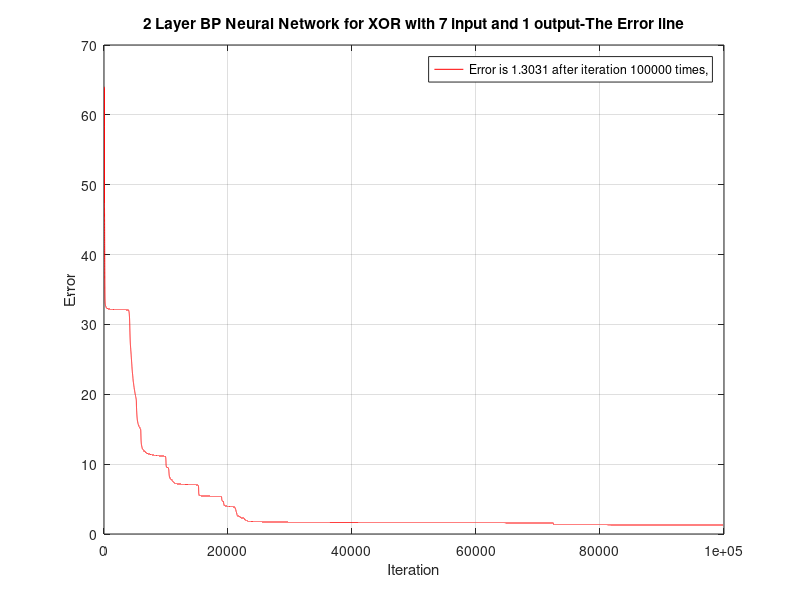
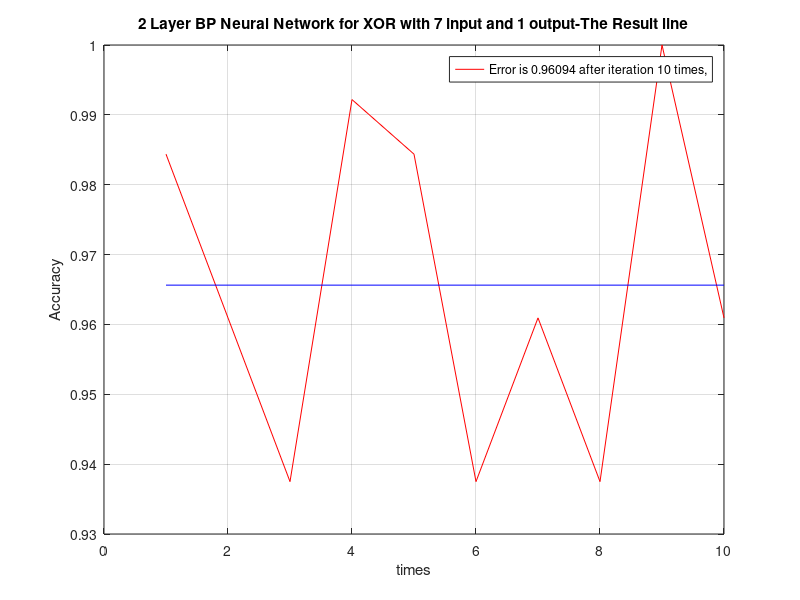

Write MATLAB code to recreate these figures, in order.
%% plot error
figure(1)
load XOR7_Error.txt
data=XOR7_Error;
plot(data,'r')
xlabel('Iteration')
ylabel('Error')
grid on
hold on
title('2 Layer BP Neural Network for XOR with 7 input and 1 output-The Error line')
legend(['Error is ',num2str(data(end)),' after iteration ',num2str(length(data)),' times,',])

%% plot result
figure(2)
load XOR7_Result.txt
data=XOR7_Result;
average=mean(data);
plot(data,'r')

grid on
hold on
plot([1 length(data)],[average average],'b')

xlabel('times')
ylabel('Accuracy')
title('2 Layer BP Neural Network for XOR with 7 input and 1 output-The Result line')
legend(['Error is ',num2str(data(end)),' after iteration ',num2str(length(data)),' times,',])

